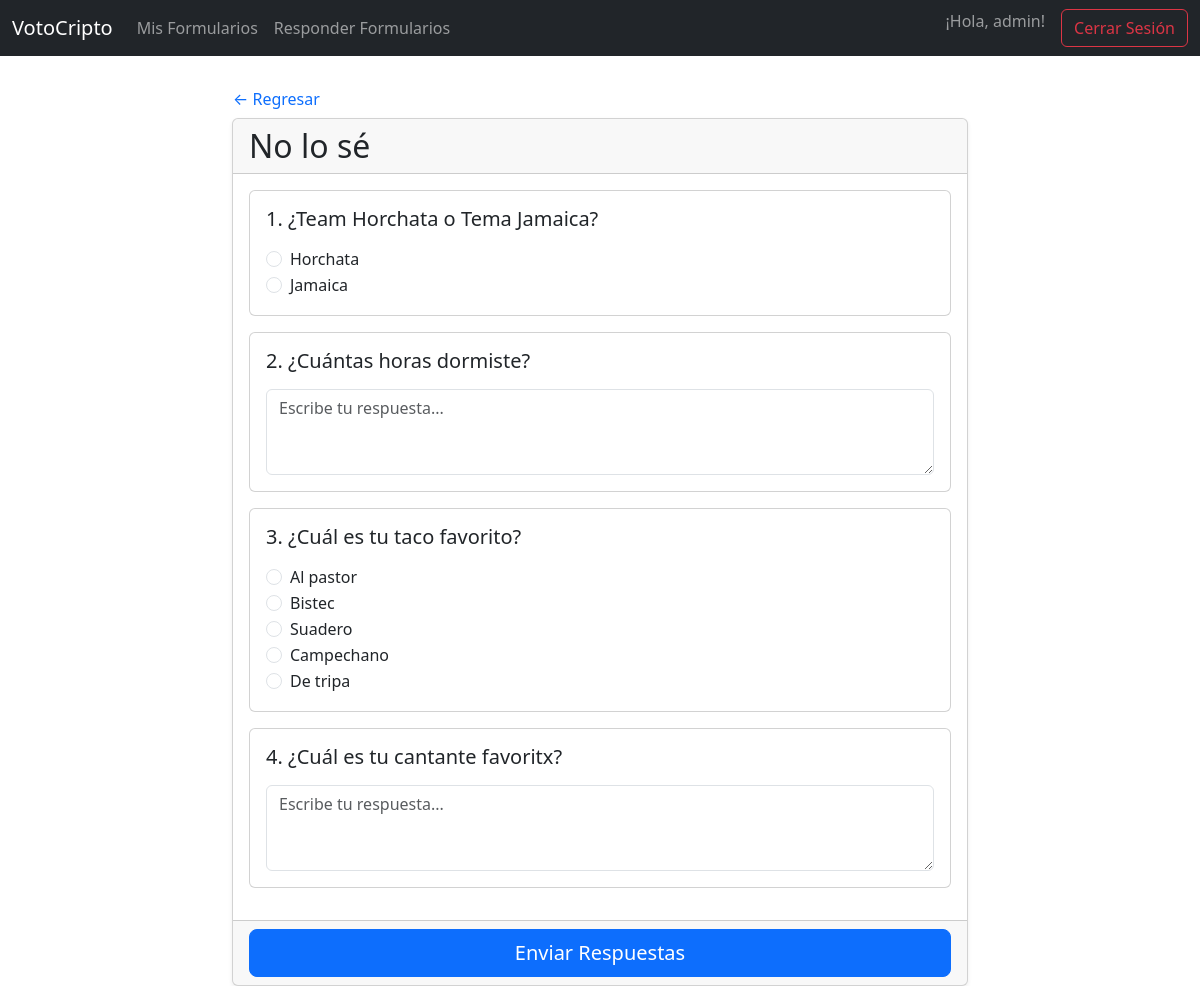
Page /votacion/7/responder/ (signed in) on the committed database.
### votacion/models.py (models this page shows, shortened)
class Formulario(models.Model):
    propietario = models.ForeignKey(User, on_delete=models.CASCADE, related_name='formularios')
    titulo = models.CharField(max_length=255)
    descripcion = models.TextField(blank=True, null=True)
    pub_date = models.DateTimeField('fecha de publicación', default=timezone.now)
    duration = models.IntegerField(default=7, help_text="Duración del formulario en días.")
    def is_closed(self):
        closing_date = self.pub_date + datetime.timedelta(days=self.duration)
        return timezone.now() > closing_date

class Question(models.Model):
    class QuestionType(models.TextChoices):
        MULTIPLE_CHOICE = 'CHOICE', 'Opción Múltiple'
        OPEN_TEXT = 'TEXT', 'Respuesta Abierta'
    formulario = models.ForeignKey(Formulario, on_delete=models.CASCADE, related_name='preguntas')
    pregunta_texto = models.CharField('texto de la pregunta', max_length=500)
    tipo_pregunta = models.CharField(
        max_length=10,
        choices=QuestionType.choices,
        default=QuestionType.MULTIPLE_CHOICE
    )
    orden = models.PositiveIntegerField(default=0)
    class Meta:
        ordering = ['orden'] # Ordenar preguntas por este campo

class Choice(models.Model):
    question = models.ForeignKey(Question, on_delete=models.CASCADE, related_name='opciones')
    choice_text = models.CharField('texto de la opción', max_length=200)
    orden = models.PositiveIntegerField(default=0)
    class Meta:
        ordering = ['orden'] # Ordenar opciones por este campo

### votacion/views.py (the view, shortened to what this page needs)
# urls.py: path('<int:pk>/responder/', views.formulario_respond_view, name='formulario_respond'),
@login_required(login_url='/accounts/login/')
def formulario_respond_view(request, pk):
    formulario = get_object_or_404(Formulario, pk=pk)
    questions = formulario.preguntas.all()
    if formulario.is_closed():
        messages.warning(request, 'Este formulario ya está cerrado.')
        return redirect('votacion:formulario_list')
    if EnvioFormulario.objects.filter(formulario=formulario, usuario=request.user).exists():
        messages.info(request, 'Ya has enviado una respuesta para este formulario.')
        return redirect('votacion:formulario_list')
    context = {'formulario': formulario, 'questions': questions}
    return render(request, 'votacionC/formulario_respond.html', context)

### votacion/templates/votacionC/formulario_respond.html (shortened to what this page needs)
{% extends "votacionC/base.html" %}
{% block content %}
<div class="row justify-content-center">
  <div class="col-md-8">
    <a href="{% url 'votacion:formulario_list' %}" class="btn btn-link text-decoration-none ps-0">
      &larr; Regresar
    </a>
    <form method="post">
      <div class="card shadow-sm">
        <div class="card-header">
          <h2 class="mb-0">{{ formulario.titulo }}</h2>
        </div>
        <div class="card-body">
          {% for question in questions %}
            <div class="card mb-3">
              <div class="card-body">
                <h5 class="card-title">{{ forloop.counter }}. {{ question.pregunta_texto }}</h5>
                {% if question.tipo_pregunta == 'CHOICE' %}
                  <fieldset class="mt-3">
                    {% for choice in question.opciones.all %}
                      <div class="form-check">
                        <input class="form-check-input" type="radio"
                               name="pregunta_{{ question.pk }}"
                               id="choice_{{ choice.pk }}"
                               value="{{ choice.pk }}" required>
                        <label class="form-check-label" for="choice_{{ choice.pk }}">
                          {{ choice.choice_text }}
                        </label>
                      </div>
                    {% endfor %}
                  </fieldset>
                {% elif question.tipo_pregunta == 'TEXT' %}
                  <fieldset class="mt-3">
                    <textarea class="form-control"
                              name="pregunta_{{ question.pk }}"
                              rows="3"
                              placeholder="Escribe tu respuesta..." required></textarea>
                  </fieldset>
                {% endif %}
              </div>
            </div>
          {% endfor %}
        </div>
        <div class="card-footer">
          <div class="d-grid">
            <button type="submit" class="btn btn-primary btn-lg">Enviar Respuestas</button>
          </div>
        </div>
      </div>
    </form>
  </div>
</div>
{% endblock %}

### votacion/templates/votacionC/base.html (shortened to what this page needs)
{% load static %}
<!doctype html>
<html lang="es">
<head>
  <link href="https://cdn.jsdelivr.net/npm/bootstrap@5.3.2/dist/css/bootstrap.min.css" rel="stylesheet">
</head>
<body>
  <nav class="navbar navbar-expand-lg navbar-dark bg-dark mb-4">
    <div class="container-fluid">
      <a class="navbar-brand" href="{% url 'votacion:my_formulario_list' %}">VotoCripto</a>
      <div class="collapse navbar-collapse" id="navbarNav">
        <ul class="navbar-nav me-auto">
          {% if user.is_authenticated %}
            <li class="nav-item">
              <a class="nav-link" href="{% url 'votacion:my_formulario_list' %}">Mis Formularios</a>
            </li>
            <li class="nav-item">
              <a class="nav-link" href="{% url 'votacion:formulario_list' %}">Responder Formularios</a>
            </li>
          {% endif %}
        </ul>
        <ul class="navbar-nav ms-auto">
          {% if user.is_authenticated %}
            <li class="nav-item">
              <span class="navbar-text me-3">
                ¡Hola, {{ user.username }}!
              </span>
            </li>
            <li class="nav-item">
              <form class="d-inline" method="post" action="{% url 'logout' %}">
                <button type="submit" class="btn btn-outline-danger">Cerrar Sesión</button>
              </form>
            </li>
          {% endif %}
        </ul>
      </div>
    </div>
  </nav>
  <div class="container">
    {% block content %}
    {% endblock %}
  </div>
</body>
</html>

### rows in the picture
Formulario: titulo "No lo sé"
Question: pregunta_texto "¿Team Horchata o Tema Jamaica?"
Choice: choice_text "Horchata"
Choice: choice_text "Jamaica"
Question: pregunta_texto "¿Cuántas horas dormiste?", pk "Escribe tu respuesta..."
Question: pregunta_texto "¿Cuál es tu taco favorito?"
Choice: choice_text "Al pastor"
Choice: choice_text "Bistec"
Choice: choice_text "Suadero"
Choice: choice_text "Campechano"
Choice: choice_text "De tripa"
Question: pregunta_texto "¿Cuál es tu cantante favoritx?", pk "Escribe tu respuesta..."

### other values in the picture
{{ user.username }} "admin"
